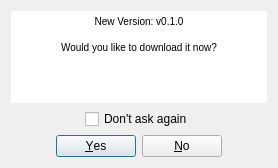
<?xml version="1.0" encoding="UTF-8"?>
<ui version="4.0">
 <class>Update_Dialog</class>
 <widget class="QDialog" name="Update_Dialog">
  <property name="geometry">
   <rect>
    <x>0</x>
    <y>0</y>
    <width>278</width>
    <height>168</height>
   </rect>
  </property>
  <property name="sizePolicy">
   <sizepolicy hsizetype="Preferred" vsizetype="Preferred">
    <horstretch>0</horstretch>
    <verstretch>0</verstretch>
   </sizepolicy>
  </property>
  <property name="windowTitle">
   <string>Update Available!</string>
  </property>
  <layout class="QVBoxLayout" name="verticalLayout">
   <item>
    <widget class="QTextBrowser" name="tvUpdateMessage">
     <property name="sizePolicy">
      <sizepolicy hsizetype="MinimumExpanding" vsizetype="Expanding">
       <horstretch>0</horstretch>
       <verstretch>0</verstretch>
      </sizepolicy>
     </property>
     <property name="frameShape">
      <enum>QFrame::NoFrame</enum>
     </property>
     <property name="frameShadow">
      <enum>QFrame::Plain</enum>
     </property>
     <property name="lineWidth">
      <number>0</number>
     </property>
     <property name="verticalScrollBarPolicy">
      <enum>Qt::ScrollBarAlwaysOff</enum>
     </property>
     <property name="horizontalScrollBarPolicy">
      <enum>Qt::ScrollBarAlwaysOff</enum>
     </property>
     <property name="html">
      <string>&lt;!DOCTYPE HTML PUBLIC &quot;-//W3C//DTD HTML 4.0//EN&quot; &quot;http://www.w3.org/TR/REC-html40/strict.dtd&quot;&gt;
&lt;html&gt;&lt;head&gt;&lt;meta name=&quot;qrichtext&quot; content=&quot;1&quot; /&gt;&lt;style type=&quot;text/css&quot;&gt;
p, li { white-space: pre-wrap; }
&lt;/style&gt;&lt;/head&gt;&lt;body style=&quot; font-family:'MS Shell Dlg 2'; font-size:7.8pt; font-weight:400; font-style:normal;&quot;&gt;
&lt;p align=&quot;center&quot; style=&quot; margin-top:0px; margin-bottom:0px; margin-left:0px; margin-right:0px; -qt-block-indent:0; text-indent:0px;&quot;&gt;New Version: v0.1.0&lt;/p&gt;
&lt;p align=&quot;center&quot; style=&quot;-qt-paragraph-type:empty; margin-top:0px; margin-bottom:0px; margin-left:0px; margin-right:0px; -qt-block-indent:0; text-indent:0px;&quot;&gt;&lt;br /&gt;&lt;/p&gt;
&lt;p align=&quot;center&quot; style=&quot; margin-top:0px; margin-bottom:0px; margin-left:0px; margin-right:0px; -qt-block-indent:0; text-indent:0px;&quot;&gt;Would you like to download it now?&lt;/p&gt;&lt;/body&gt;&lt;/html&gt;</string>
     </property>
     <property name="textInteractionFlags">
      <set>Qt::LinksAccessibleByKeyboard|Qt::LinksAccessibleByMouse</set>
     </property>
    </widget>
   </item>
   <item>
    <layout class="QHBoxLayout" name="horizontalLayout">
     <item>
      <spacer name="horizontalSpacer">
       <property name="orientation">
        <enum>Qt::Horizontal</enum>
       </property>
       <property name="sizeHint" stdset="0">
        <size>
         <width>40</width>
         <height>20</height>
        </size>
       </property>
      </spacer>
     </item>
     <item>
      <widget class="QCheckBox" name="cbDontAskAgain">
       <property name="text">
        <string>Don't ask again</string>
       </property>
      </widget>
     </item>
     <item>
      <spacer name="horizontalSpacer_2">
       <property name="orientation">
        <enum>Qt::Horizontal</enum>
       </property>
       <property name="sizeHint" stdset="0">
        <size>
         <width>40</width>
         <height>20</height>
        </size>
       </property>
      </spacer>
     </item>
    </layout>
   </item>
   <item>
    <widget class="QDialogButtonBox" name="bbYesNo">
     <property name="orientation">
      <enum>Qt::Horizontal</enum>
     </property>
     <property name="standardButtons">
      <set>QDialogButtonBox::No|QDialogButtonBox::Yes</set>
     </property>
     <property name="centerButtons">
      <bool>true</bool>
     </property>
    </widget>
   </item>
  </layout>
 </widget>
 <tabstops>
  <tabstop>cbDontAskAgain</tabstop>
 </tabstops>
 <resources/>
 <connections>
  <connection>
   <sender>bbYesNo</sender>
   <signal>accepted()</signal>
   <receiver>Update_Dialog</receiver>
   <slot>accept()</slot>
   <hints>
    <hint type="sourcelabel">
     <x>229</x>
     <y>146</y>
    </hint>
    <hint type="destinationlabel">
     <x>157</x>
     <y>167</y>
    </hint>
   </hints>
  </connection>
  <connection>
   <sender>bbYesNo</sender>
   <signal>rejected()</signal>
   <receiver>Update_Dialog</receiver>
   <slot>reject()</slot>
   <hints>
    <hint type="sourcelabel">
     <x>266</x>
     <y>152</y>
    </hint>
    <hint type="destinationlabel">
     <x>277</x>
     <y>167</y>
    </hint>
   </hints>
  </connection>
 </connections>
</ui>
